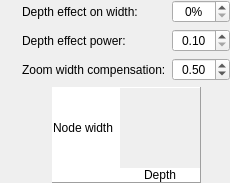
            <widget class="QWidget" name="widget_4" native="true">
             <layout class="QGridLayout" name="gridLayout_6">
              <property name="leftMargin">
               <number>0</number>
              </property>
              <property name="topMargin">
               <number>0</number>
              </property>
              <property name="rightMargin">
               <number>0</number>
              </property>
              <property name="bottomMargin">
               <number>0</number>
              </property>
              <item row="0" column="2">
               <widget class="InfoTextWidget" name="depthEffectOnWidthInfoText" native="true">
                <property name="sizePolicy">
                 <sizepolicy hsizetype="Fixed" vsizetype="Fixed">
                  <horstretch>0</horstretch>
                  <verstretch>0</verstretch>
                 </sizepolicy>
                </property>
                <property name="minimumSize">
                 <size>
                  <width>16</width>
                  <height>16</height>
                 </size>
                </property>
                <property name="toolTip">
                 <string>This controls the degree to which a node's depth affects its width.&lt;br&gt;&lt;br&gt;
                                                       If set to 0%, all nodes will have the same width (equal to the average node width).</string>
                </property>
               </widget>
              </item>
              <item row="1" column="2">
               <widget class="InfoTextWidget" name="depthPowerInfoText" native="true">
                <property name="sizePolicy">
                 <sizepolicy hsizetype="Fixed" vsizetype="Fixed">
                  <horstretch>0</horstretch>
                  <verstretch>0</verstretch>
                 </sizepolicy>
                </property>
                <property name="minimumSize">
                 <size>
                  <width>16</width>
                  <height>16</height>
                 </size>
                </property>
                <property name="toolTip">
                 <string>This is the power used in the function for determining node widths.</string>
                </property>
               </widget>
              </item>
              <item row="0" column="3">
               <widget class="QLabel" name="label_4">
                <property name="sizePolicy">
                 <sizepolicy hsizetype="Minimum" vsizetype="Preferred">
                  <horstretch>0</horstretch>
                  <verstretch>0</verstretch>
                 </sizepolicy>
                </property>
                <property name="text">
                 <string>Depth effect on width:</string>
                </property>
               </widget>
              </item>
              <item row="0" column="4">
               <widget class="QDoubleSpinBox" name="depthEffectOnWidthSpinBox">
                <property name="sizePolicy">
                 <sizepolicy hsizetype="Minimum" vsizetype="Fixed">
                  <horstretch>0</horstretch>
                  <verstretch>0</verstretch>
                 </sizepolicy>
                </property>
                <property name="focusPolicy">
                 <enum>Qt::StrongFocus</enum>
                </property>
                <property name="alignment">
                 <set>Qt::AlignCenter</set>
                </property>
                <property name="suffix">
                 <string>%</string>
                </property>
                <property name="decimals">
                 <number>0</number>
                </property>
                <property name="minimum">
                 <double>0.000000000000000</double>
                </property>
                <property name="maximum">
                 <double>100.000000000000000</double>
                </property>
                <property name="singleStep">
                 <double>5.000000000000000</double>
                </property>
               </widget>
              </item>
              <item row="1" column="4">
               <widget class="QDoubleSpinBox" name="depthPowerSpinBox">
                <property name="sizePolicy">
                 <sizepolicy hsizetype="Minimum" vsizetype="Fixed">
                  <horstretch>0</horstretch>
                  <verstretch>0</verstretch>
                 </sizepolicy>
                </property>
                <property name="focusPolicy">
                 <enum>Qt::StrongFocus</enum>
                </property>
                <property name="alignment">
                 <set>Qt::AlignCenter</set>
                </property>
                <property name="minimum">
                 <double>0.100000000000000</double>
                </property>
                <property name="maximum">
                 <double>1.000000000000000</double>
                </property>
                <property name="singleStep">
                 <double>0.050000000000000</double>
                </property>
               </widget>
              </item>
              <item row="1" column="3">
               <widget class="QLabel" name="label_36">
                <property name="sizePolicy">
                 <sizepolicy hsizetype="Minimum" vsizetype="Preferred">
                  <horstretch>0</horstretch>
                  <verstretch>0</verstretch>
                 </sizepolicy>
                </property>
                <property name="text">
                 <string>Depth effect power:</string>
                </property>
               </widget>
              </item>
              <item row="2" column="2">
               <widget class="InfoTextWidget" name="nodeWidthZoomCompensationInfoText" native="true">
                <property name="sizePolicy">
                 <sizepolicy hsizetype="Fixed" vsizetype="Fixed">
                  <horstretch>0</horstretch>
                  <verstretch>0</verstretch>
                 </sizepolicy>
                </property>
                <property name="minimumSize">
                 <size>
                  <width>16</width>
                  <height>16</height>
                 </size>
                </property>
                <property name="toolTip">
                 <string>How much node width compensates for zoom changes.&lt;br&gt;&lt;br&gt;0 keeps the width fixed in graph coordinates (nodes get thicker on screen when zooming in). 1 keeps the width constant on screen.</string>
                </property>
               </widget>
              </item>
              <item row="2" column="3">
               <widget class="QLabel" name="label_4_zoom">
                <property name="sizePolicy">
                 <sizepolicy hsizetype="Minimum" vsizetype="Preferred">
                  <horstretch>0</horstretch>
                  <verstretch>0</verstretch>
                 </sizepolicy>
                </property>
                <property name="text">
                 <string>Zoom width compensation:</string>
                </property>
               </widget>
              </item>
              <item row="2" column="4">
               <widget class="QDoubleSpinBox" name="nodeWidthZoomCompensationSpinBox">
                <property name="sizePolicy">
                 <sizepolicy hsizetype="Minimum" vsizetype="Fixed">
                  <horstretch>0</horstretch>
                  <verstretch>0</verstretch>
                 </sizepolicy>
                </property>
                <property name="focusPolicy">
                 <enum>Qt::StrongFocus</enum>
                </property>
                <property name="alignment">
                 <set>Qt::AlignCenter</set>
                </property>
                <property name="decimals">
                 <number>2</number>
                </property>
                <property name="minimum">
                 <double>0.000000000000000</double>
                </property>
                <property name="maximum">
                 <double>1.000000000000000</double>
                </property>
                <property name="singleStep">
                 <double>0.050000000000000</double>
                </property>
                <property name="value">
                 <double>0.500000000000000</double>
                </property>
               </widget>
              </item>
              <item row="1" column="0">
               <spacer name="horizontalSpacer_9">
                <property name="orientation">
                 <enum>Qt::Horizontal</enum>
                </property>
                <property name="sizeType">
                 <enum>QSizePolicy::Expanding</enum>
                </property>
                <property name="sizeHint" stdset="0">
                 <size>
                  <width>0</width>
                  <height>20</height>
                 </size>
                </property>
               </spacer>
              </item>
              <item row="1" column="6">
               <spacer name="horizontalSpacer_5">
                <property name="orientation">
                 <enum>Qt::Horizontal</enum>
                </property>
                <property name="sizeType">
                 <enum>QSizePolicy::Expanding</enum>
                </property>
                <property name="sizeHint" stdset="0">
                 <size>
                  <width>0</width>
                  <height>20</height>
                 </size>
                </property>
               </spacer>
              </item>
              <item row="3" column="3" colspan="2">
               <widget class="QWidget" name="widget_7" native="true">
                <layout class="QHBoxLayout" name="horizontalLayout_3">
                 <property name="leftMargin">
                  <number>0</number>
                 </property>
                 <property name="topMargin">
                  <number>0</number>
                 </property>
                 <property name="rightMargin">
                  <number>0</number>
                 </property>
                 <property name="bottomMargin">
                  <number>0</number>
                 </property>
                 <item>
                  <spacer name="horizontalSpacer_7">
                   <property name="orientation">
                    <enum>Qt::Horizontal</enum>
                   </property>
                   <property name="sizeType">
                    <enum>QSizePolicy::Expanding</enum>
                   </property>
                   <property name="sizeHint" stdset="0">
                    <size>
                     <width>0</width>
                     <height>20</height>
                    </size>
                   </property>
                  </spacer>
                 </item>
                 <item>
                  <widget class="QFrame" name="frame">
                   <property name="frameShape">
                    <enum>QFrame::Panel</enum>
                   </property>
                   <property name="frameShadow">
                    <enum>QFrame::Raised</enum>
                   </property>
                   <layout class="QGridLayout" name="gridLayout_5">
                    <property name="leftMargin">
                     <number>0</number>
                    </property>
                    <property name="topMargin">
                     <number>0</number>
                    </property>
                    <property name="rightMargin">
                     <number>0</number>
                    </property>
                    <property name="bottomMargin">
                     <number>0</number>
                    </property>
                    <property name="spacing">
                     <number>0</number>
                    </property>
                    <item row="0" column="3">
                     <widget class="NodeWidthVisualAid" name="nodeWidthVisualAid" native="true">
                      <property name="sizePolicy">
                       <sizepolicy hsizetype="Fixed" vsizetype="Fixed">
                        <horstretch>0</horstretch>
                        <verstretch>0</verstretch>
                       </sizepolicy>
                      </property>
                      <property name="minimumSize">
                       <size>
                        <width>80</width>
                        <height>80</height>
                       </size>
                      </property>
                     </widget>
                    </item>
                    <item row="0" column="2">
                     <widget class="QLabel" name="label_38">
                      <property name="sizePolicy">
                       <sizepolicy hsizetype="Fixed" vsizetype="Preferred">
                        <horstretch>0</horstretch>
                        <verstretch>0</verstretch>
                       </sizepolicy>
                      </property>
                      <property name="minimumSize">
                       <size>
                        <width>5</width>
                        <height>0</height>
                       </size>
                      </property>
                      <property name="styleSheet">
                       <string notr="true">background-color: rgb(255, 255, 255)</string>
                      </property>
                      <property name="text">
                       <string/>
                      </property>
                     </widget>
                    </item>
                    <item row="0" column="1">
                     <widget class="VerticalLabel" name="label_37">
                      <property name="sizePolicy">
                       <sizepolicy hsizetype="Minimum" vsizetype="Preferred">
                        <horstretch>0</horstretch>
                        <verstretch>0</verstretch>
                       </sizepolicy>
                      </property>
                      <property name="styleSheet">
                       <string notr="true">background-color: rgb(255, 255, 255)</string>
                      </property>
                      <property name="text">
                       <string>Node width</string>
                      </property>
                      <property name="alignment">
                       <set>Qt::AlignCenter</set>
                      </property>
                     </widget>
                    </item>
                    <item row="1" column="1" colspan="2">
                     <widget class="QLabel" name="label_40">
                      <property name="styleSheet">
                       <string notr="true">background-color: rgb(255, 255, 255)</string>
                      </property>
                      <property name="text">
                       <string/>
                      </property>
                     </widget>
                    </item>
                    <item row="1" column="3">
                     <widget class="QLabel" name="label_39">
                      <property name="styleSheet">
                       <string notr="true">background-color: rgb(255, 255, 255)</string>
                      </property>
                      <property name="text">
                       <string>Depth</string>
                      </property>
                      <property name="alignment">
                       <set>Qt::AlignCenter</set>
                      </property>
                     </widget>
                    </item>
                   </layout>
                  </widget>
                 </item>
                 <item>
                  <spacer name="horizontalSpacer_6">
                   <property name="orientation">
                    <enum>Qt::Horizontal</enum>
                   </property>
                   <property name="sizeType">
                    <enum>QSizePolicy::Expanding</enum>
                   </property>
                   <property name="sizeHint" stdset="0">
                    <size>
                     <width>0</width>
                     <height>20</height>
                    </size>
                   </property>
                  </spacer>
                 </item>
                </layout>
               </widget>
              </item>
             </layout>
            </widget>
